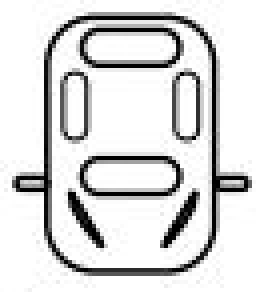
#> input picture Car.JPG, 70 x 73 px (shown 4 times larger)
$ python test_qlearning.py
#> lines starting #> are read from the running program, lines starting #| are printed output that depends on the picture
import numpy as np
import cv2
import matplotlib.pyplot as plt
import pickle
from matplotlib import style
style.use('ggplot')

class Blobup:

    def __init__(self):
        self.x = int(SIZE / 2 + 1)
        self.y = int(SIZE - 1)

    def __str__(self):
        return f'{self.x}, {self.y}'

class Blobdown:

    def __init__(self):
        self.x = int(SIZE / 2 - 1)
        self.y = int(1)

    def __str__(self):
        return f'{self.x}, {self.y}'

class Blobright:

    def __init__(self):
        self.x = int(1)
        self.y = int(SIZE / 2 + 1)

    def __str__(self):
        return f'{self.x}, {self.y}'

class Blobleft:

    def __init__(self):
        self.x = int(SIZE - 1)
        self.y = int(SIZE / 2 - 1)

    def __str__(self):
        return f'{self.x}, {self.y}'
SIZE = 15
CAR_SIZE = 35
GAP_SIZE = 2
CAR_PIC = cv2.imread('Car.JPG')
#> CAR_PIC is the input picture: shape (73, 70, 3); min 0, max 255, mean 220.4
CAR_PIC = cv2.resize(CAR_PIC, dsize=(CAR_SIZE, CAR_SIZE), interpolation=cv2.INTER_CUBIC)
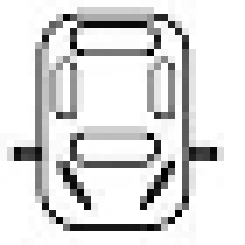
#> CAR_PIC: shape (35, 35, 3) (shown 7 times larger); min 0, max 255, mean 219.7
CAR = {'left': cv2.rotate(CAR_PIC, cv2.ROTATE_90_CLOCKWISE), 'up': cv2.rotate(CAR_PIC, cv2.ROTATE_180), 'right': cv2.rotate(CAR_PIC, cv2.ROTATE_90_COUNTERCLOCKWISE), 'down': CAR_PIC}
CAR_SPACE = CAR_SIZE + 2 * GAP_SIZE
GRAPHIC_SIZE = SIZE * CAR_SPACE
# OpenCV uses BGR order. (0, 0, 255) displays as red, (0, 255, 0) as green.
LIGHT_GREEN = (0, 255, 0)
LIGHT_RED = (0, 0, 255)

# [54 lines left out: function env_to_ghraphic, not called in this run]
carsup = 1
carsdown = 2
lightup = 3
lightdown = 3
light_blob_up = Blobup()
light_blob_up.x = int(SIZE / 2 + 2)
light_blob_up.y = int(SIZE / 2 + 2)
light_blob_down = Blobdown()
light_blob_down.x = int(SIZE / 2 - 2)
light_blob_down.y = int(SIZE / 2 - 2)
light_blob_right = Blobright()
light_blob_right.x = int(SIZE / 2 - 2)
light_blob_right.y = int(SIZE / 2 + 2)
light_blob_left = Blobleft()
light_blob_left.x = int(SIZE / 2 + 2)
light_blob_left.y = int(SIZE / 2 - 2)
d = {1: (255, 0, 255), 2: (255, 255, 0), 3: LIGHT_GREEN, 4: LIGHT_RED}
car_up = []
car_down = []
car_right = []
car_left = []
index = 0
vertical_is_red = 1
horizontal_is_red = 0
ACTION_SPACE = 2
SHOW_EVERY = 100
DISPLAY_DELAY_MS = 100
RENDER_SIMULATION = True
SAVE_FIGURES = True
FIGURES_DIR = 'figures'
start_q_table = 'qtable-same-0.9.pickle'
#> (the run stopped early here; a loop or call above may not have finished)
